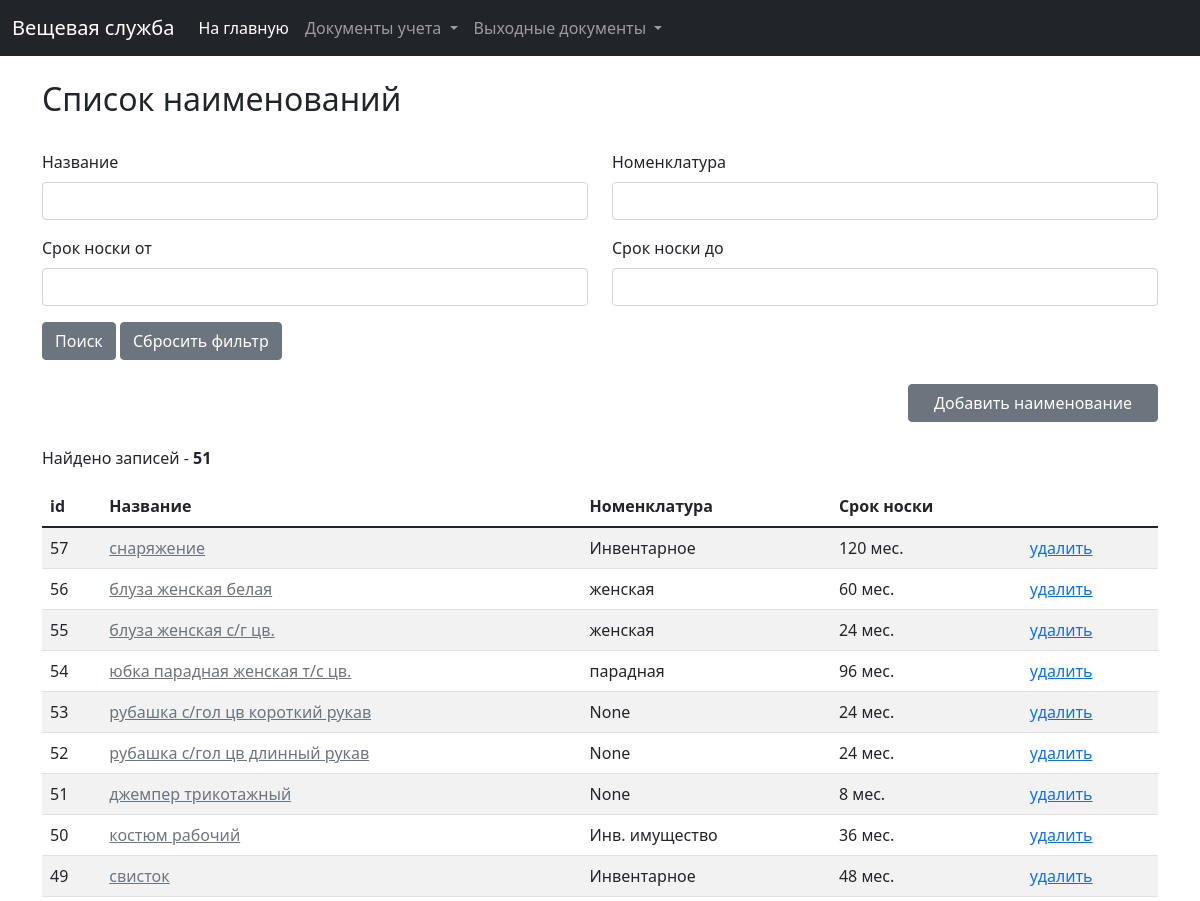
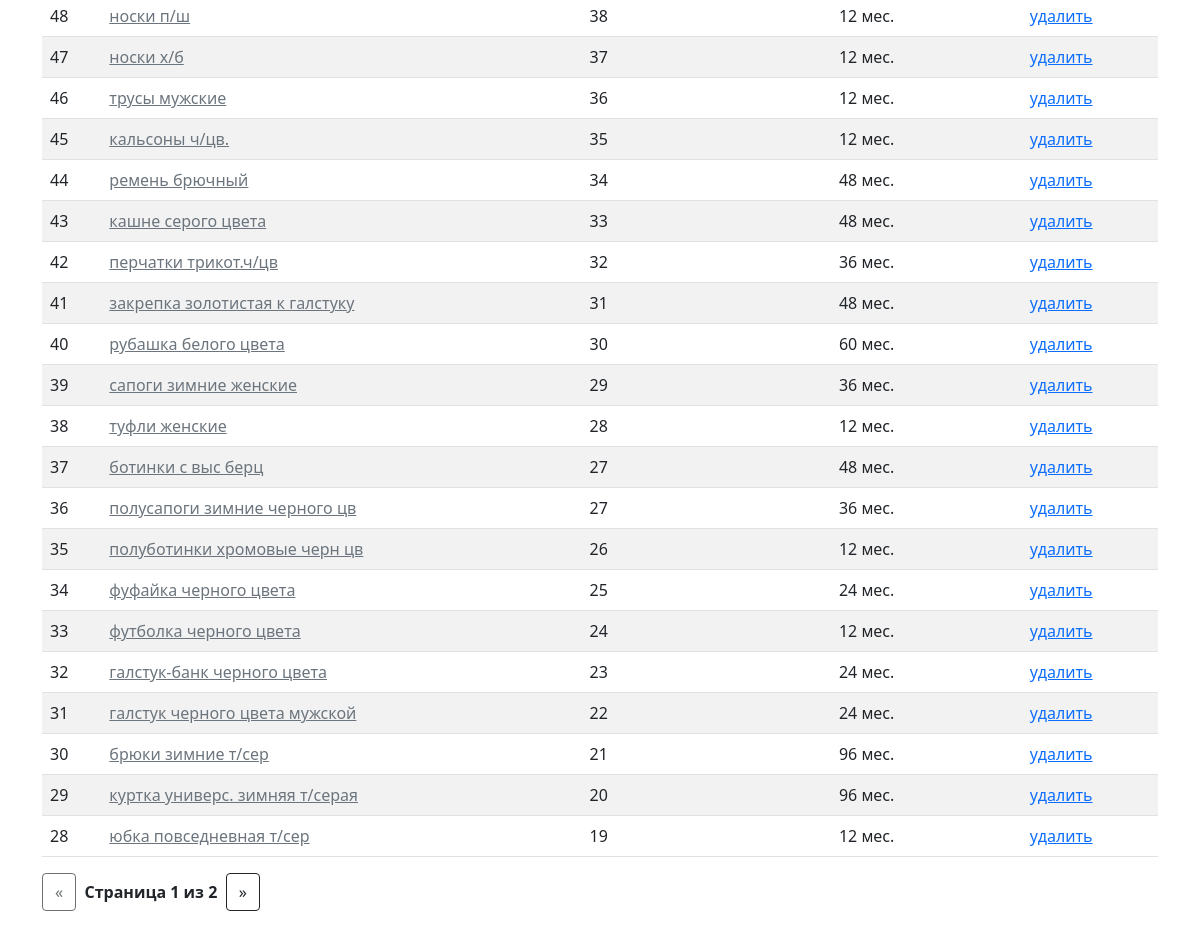
Page /clothing/clothes on the committed database (2 pictures, top to bottom).
### clothing/models.py (models this page shows, shortened)
class Clothes(models.Model):
    clothes_title = models.CharField(verbose_name="Наименование", max_length=255)
    wear_time = models.IntegerField(verbose_name="Сроки носки, мес.", validators=[MinValueValidator(0)])
    nomenclature = models.CharField(verbose_name="Номенклатура", max_length=255, null=True, blank=True)
    created_at = models.DateTimeField(verbose_name="Дата и время создания", auto_created=True, blank=True, null=True)
    price = models.FloatField(verbose_name="Цена", blank=True, null=True, validators=[MinValueValidator(0.0)])
    has_to_be_deposited = models.BooleanField(verbose_name="Подлежит сдаче", default=False)
    last_modified = models.DateTimeField(verbose_name="Дата и время последнего изменения", auto_now=True, blank=True,
                                         null=True)
    class Meta:
        ordering = ('-id',)
        verbose_name = 'Наименование предмета'
        verbose_name_plural = 'Наименования предметов'

### clothing/views.py (the view)
# urls.py: path('clothes', views.clothes_list, name='clothes_list'),
def clothes_list(request):
    f = ClothesFilter(request.GET, queryset=Clothes.objects.all())
    paginator = Paginator(f.qs, 30)
    page = request.GET.get('page')
    cl_list = paginator.get_page(page)
    clothes_form = ClothesForm()
    return render(request, 'clothing/clothes/clothes_list.html',
                  {'list': cl_list, 'clothes_form': clothes_form, 'filter': f})

### clothing/forms.py
class ClothesForm(ModelForm):
    class Meta:
        model = Clothes
        fields = '__all__'

### clothing/templatetags/dict_tags.py (called while the page is built)
@register.filter(name='formatted_float')
def formatted_float(value):
    value = floatformat(value, arg=2)
    return str(value).replace(',', '.')

### clothing/templatetags/url_replace.py (called while the page is built)
@register.simple_tag
def url_replace(request, field, value):
    d = request.GET.copy()
    d[field] = value
    return d.urlencode()

### clothing/templates/clothing/clothes/clothes_list.html (shortened to what this page needs)
{% extends 'base_list.html' %}
{% load widget_tweaks %}
{% load static %}
{% load dict_tags %}
{% block list_title %}Список наименований{% endblock %}
{% block filters %}
    <form action="{% url 'clothing:clothes_list' %}">
        <div class="row">
            <div class="col-md-6">
                <div class="mb-3">
                    <label class="form-label">Название</label>
                    {% render_field filter.form.clothes_title class+="form-control" %}
                </div>
            </div>
            <div class="col-md-6">
                <div class="mb-3">
                    <label class="form-label">Номенклатура</label>
                    {% render_field filter.form.nomenclature class+="form-control" %}
                </div>
            </div>
        </div>
        <div class="row">
            <div class="col-md-6">
                <div class="mb-3">
                    <label class="form-label">Срок носки от</label>
                    {% render_field filter.form.wear_time_from class+="form-control" %}
                </div>
            </div>
            <div class="col-md-6">
                <div class="mb-3">
                    <label class="form-label">Срок носки до</label>
                    {% render_field filter.form.wear_time_till class+="form-control" %}
                </div>
            </div>
        </div>
        <button type="submit" class="btn btn-secondary">Поиск</button>
        <a href="{% url 'clothing:clothes_list' %}" class="btn btn-secondary">Сбросить фильтр</a>
    </form>
{% endblock %}
{% block add_button %}
    <a href="#clothes_add_data_form" data-bs-toggle="modal" class="btn btn-secondary"
       style="display: block; margin-left:auto; width: 250px;">Добавить наименование</a>
{% endblock %}
{% block list %}
    <table class="table table-striped table-hover">
        <thead>
        <tr>
            <th scope="col">id</th>
            <th scope="col">Название</th>
            <th scope="col">Номенклатура</th>
            <th scope="col">Срок носки</th>
            <th scope="col"></th>
        </tr>
        </thead>
        <tbody>
        {% for clothes in list %}
            <tr>
                <td>{{ clothes.id }}</td>
                <td><a href="#card_add_data_form_{{ clothes.id }}" data-bs-toggle="modal"
                       class="link-secondary">{{ clothes.clothes_title|default_if_none:"Нет данных" }}</a></td>
                <td>{{ clothes.nomenclature|default_if_none:"Нет данных" }}</td>
                <td>{{ clothes.wear_time|default_if_none:"Нет данных" }} мес.</td>
                <td><a href="javascript:delete_clothes({{ clothes.id }})">удалить</a></td>
            </tr>
        {% endfor %}
        </tbody>
    </table>
{% endblock %}

### rows in the picture
Clothes: id "57", clothes_title "снаряжение", nomenclature "Инвентарное", wear_time "120"
Clothes: id "56", clothes_title "блуза женская белая", nomenclature "женская", wear_time "60"
Clothes: id "55", clothes_title "блуза женская с/г цв.", nomenclature "женская", wear_time "24"
Clothes: id "54", clothes_title "юбка парадная женская т/с цв.", nomenclature "парадная", wear_time "96"
Clothes: id "53", clothes_title "рубашка с/гол цв короткий рукав", nomenclature "None", wear_time "24"
Clothes: id "52", clothes_title "рубашка с/гол цв длинный рукав", nomenclature "None", wear_time "24"
Clothes: id "51", clothes_title "джемпер трикотажный", nomenclature "None", wear_time "8"
Clothes: id "50", clothes_title "костюм рабочий", nomenclature "Инв. имущество", wear_time "36"
Clothes: id "49", clothes_title "свисток", nomenclature "Инвентарное", wear_time "48"
Clothes: id "48", clothes_title "носки п/ш", nomenclature "38", wear_time "12"
Clothes: id "47", clothes_title "носки х/б", nomenclature "37", wear_time "12"
Clothes: id "46", clothes_title "трусы мужские", nomenclature "36", wear_time "12"
Clothes: id "45", clothes_title "кальсоны ч/цв.", nomenclature "35", wear_time "12"
Clothes: id "44", clothes_title "ремень брючный", nomenclature "34", wear_time "48"
Clothes: id "43", clothes_title "кашне серого цвета", nomenclature "33", wear_time "48"
Clothes: id "42", clothes_title "перчатки трикот.ч/цв", nomenclature "32", wear_time "36"
Clothes: id "41", clothes_title "закрепка золотистая к галстуку", nomenclature "31", wear_time "48"
Clothes: id "40", clothes_title "рубашка белого цвета", nomenclature "30", wear_time "60"
Clothes: id "39", clothes_title "сапоги зимние женские", nomenclature "29", wear_time "36"
Clothes: id "38", clothes_title "туфли женские", nomenclature "28", wear_time "12"
Clothes: id "37", clothes_title "ботинки с выс берц", nomenclature "27", wear_time "48"
Clothes: id "36", clothes_title "полусапоги зимние черного цв", nomenclature "27", wear_time "36"
Clothes: id "35", clothes_title "полуботинки хромовые черн цв", nomenclature "26", wear_time "12"
Clothes: id "34", clothes_title "фуфайка черного цвета", nomenclature "25", wear_time "24"
Clothes: id "33", clothes_title "футболка черного цвета", nomenclature "24", wear_time "12"
Clothes: id "32", clothes_title "галстук-банк черного цвета", nomenclature "23", wear_time "24"
Clothes: id "31", clothes_title "галстук черного цвета мужской", nomenclature "22", wear_time "24"
Clothes: id "30", clothes_title "брюки зимние т/сер", nomenclature "21", wear_time "96"
Clothes: id "29", clothes_title "куртка универс. зимняя т/серая", nomenclature "20", wear_time "96"
Clothes: id "28", clothes_title "юбка повседневная т/сер", nomenclature "19", wear_time "12"

### other values in the picture
{{ filter.qs|length }} "51"
{{ list.number }} "1"
{{ list.paginator.num_pages }} "2"
